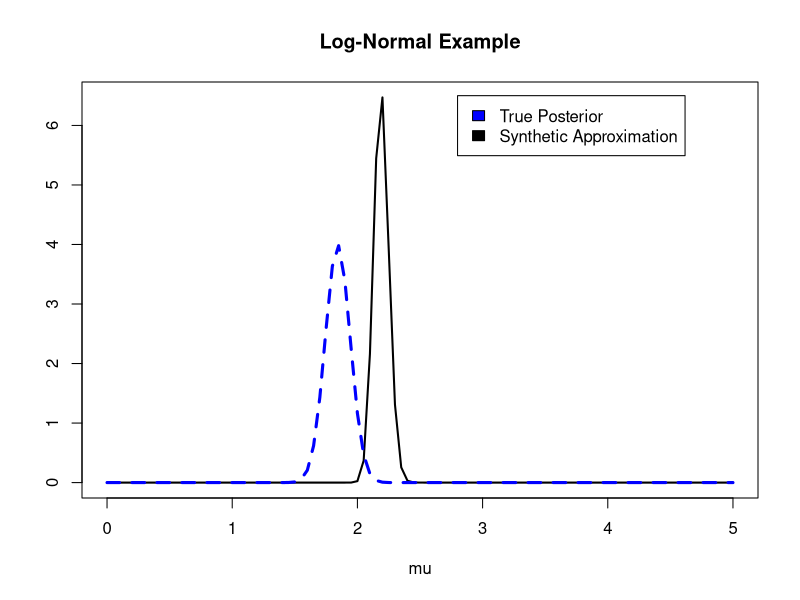

Generate this figure with R:
# log-Normal Example

# Simulations
mu0 = 0; t0 = 1/100; t = 1; mu = 2; n = 100; e = 0.1
set.seed(1234)
y = rlnorm(n, mu, t)

# Gaussian moment approximations
muG = function(mu) { exp( mu + 1/(2*t) )  }
tG = function(mu) { exp(-2*mu - 1/t) / (exp(1/t - 1)) }

# densities
prior = function(mu) { dnorm(mu, mu0, sqrt(1/t0) ) }
likelihood = function(mu) { # Gaussian approximation
  loglik = 0
  for (i in 1:n) {
    loglik = loglik + dnorm(y[i], muG(mu), sqrt(1/tG(mu)) + e^2, log = T)
  }
  return( exp(loglik) )
}
unnormalisedpost = function(mu) { prior(mu) * likelihood(mu) }
Z = integrate(unnormalisedpost, lower = -Inf, upper = Inf)$value
interpost = function(mu) { unnormalisedpost(mu)/Z } # numerical integration takes two steps
Z2 = integrate(interpost, lower = -Inf, upper = Inf)$value

# synthetic posterior
post = function(mu) { interpost(mu)/Z2 }

# true posterior
truth = function(mu) { dnorm(mu, (t0*mu0 + t*sum (log(y)) )/(t0 + n*t), sqrt(1/(t0 + n*t)) ) }

# plots
curve(post, 0,5, lwd = 2, xlab = "mu", ylab = "", main = "Log-Normal Example")
curve(truth, 0,5, col = "blue", lwd = 3, lty = 2, add = T)
legend(2.8,6.5, c("True Posterior", "Synthetic Approximation"), c("blue", "black"))
